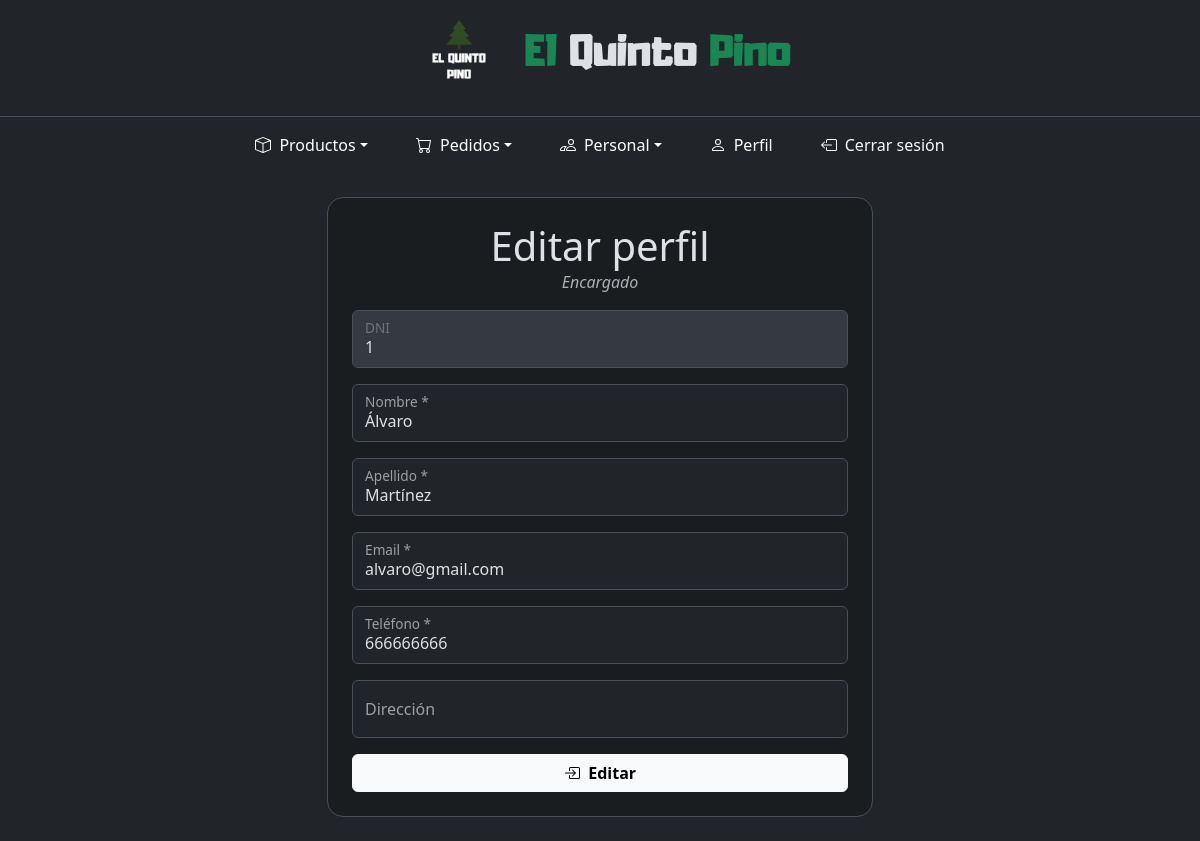
The app's page /encargado/perfil.php (signed in) with its own data.
### tables this page shows
CREATE TABLE `usuario` (
  `dni` varchar(255) NOT NULL,
  `password` varchar(255) NOT NULL,
  `nombre` varchar(255) NOT NULL,
  `apellido` varchar(255) NOT NULL,
  `rol` int(11) NOT NULL COMMENT '0- normal\r\n1- camarero\r\n2- encargado',
  `email` varchar(255) NOT NULL,
  `telefono` varchar(255) NOT NULL,
  `direccion` varchar(255) DEFAULT NULL,
  `estado` tinyint(1) NOT NULL COMMENT '0- desbloqueado 1- bloqueado'
);

### encargado/perfil.php (the view, shortened to what this page needs)
<?php
include("../components/conexion.php");
?>
<!DOCTYPE html>
<html lang="es" data-bs-theme="dark">
<head>
    <link rel="stylesheet" href="../bootstrap/css/bootstrap.min.css" />
    <link rel="stylesheet" href="../styles.css" />
</head>
<body>
    <div class="container-fluid min-vh-100 d-flex flex-column">
        <?php
        include("../components/header.php");
        include("navbar.php");
        $dni = $_SESSION["dni"];
        $consulta = "SELECT * FROM usuario WHERE dni = '$dni'";
        $result = mysqli_query($conn, $consulta);
        $row = mysqli_fetch_array($result);
        ?>
        <main class="container my-4 flex-grow-1">
            <div class="row justify-content-center">
                <div class="col-12 col-md-10 col-lg-8 col-xl-6">
                    <section class="bg-dark-subtle border rounded-4 p-3 p-sm-4">
                        <header class="d-flex justify-content-between align-items-center">
                            <h2 class="display-6 m-0 text-center flex-grow-1">Editar perfil</h2>
                        </header>
                        <?php
                        if ($row["rol"] == 2) {
                            echo '<p class="text-muted text-center mb-3"><i>Encargado</i></p>';
                        } else if ($row["rol"] == 1) {
                            echo '<p class="text-muted text-center mb-3"><i>Camarero</i></p>';
                        } else {
                            echo '<p class="text-muted text-center mb-3"><i>Cliente</i></p>';
                        }
                        ?>
                        <div class="row justify-content-center">
                            <form action="editarPerfil.php" method="post" class="col-12">
                                <div class="form-floating mb-3">
                                    <input type="text" class="form-control" id="dni" name="dni" placeholder="dni" value="<?php echo $row["dni"] ?>" disabled required />
                                    <label for="dni">DNI</label>
                                </div>
                                <div class="form-floating mb-3">
                                    <input type="text" class="form-control" id="nombre" name="nombre" placeholder="Nombre" value="<?php echo $row["nombre"] ?>" required />
                                    <label for="nombre">Nombre *</label>
                                </div>
                                <div class="form-floating mb-3">
                                    <input type="text" class="form-control" id="apellido" name="apellido" placeholder="apellido" value="<?php echo $row["apellido"] ?>" required />
                                    <label for="apellido">Apellido *</label>
                                </div>
                                <div class="form-floating mb-3">
                                    <input type="email" class="form-control" id="email" name="email" placeholder="email" value="<?php echo $row["email"] ?>" required />
                                    <label for="email">Email *</label>
                                </div>
                                <div class="form-floating mb-3">
                                    <input type="text" class="form-control" id="telefono" name="telefono" placeholder="telefono" value="<?php echo $row["telefono"] ?>" required />
                                    <label for="telefono">Teléfono *</label>
                                </div>
                                <div class="form-floating mb-3">
                                    <input type="text" class="form-control" id="direccion" name="direccion" placeholder="direccion" value="<?php echo $row["direccion"] ?>" />
                                    <label for="direccion">Dirección</label>
                                </div>
                                <div class="d-grid ">
                                    <button type="submit" class="btn btn-light fw-bold lead d-flex align-items-center justify-content-center">
                                        &nbsp; Editar</button>
                                </div>
                            </form>
                        </div>
                    </section>
                </div>
            </div>
        </main>
    </div>
</body>
</html>

### styles.css (style rules this page uses)
body { background-image: url(/restaurante/img/background02.jpg); background-repeat: no-repeat; background-size: cover; background-position: center; }

### records on screen
usuario: dni "1", nombre "Álvaro", apellido "Martínez", email "alvaro@gmail.com", telefono "666666666"
